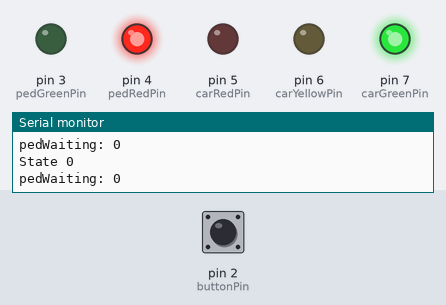
Recording of a sketch running on a simulated Arduino Uno, built with avr-gcc and run on an emulated ATmega328P. Shown: output pins drawn as LEDs (lit = HIGH), the last lines printed to the serial monitor. The test bench sets the inputs (shaded band); at power-on: pin 2 (buttonPin) HIGH.

Above: at 1.2 s.
1.3 s: pin 2 (buttonPin) pulsed LOW 2 times (0.12 s each, 0.3 s apart)
At 6.0 s:
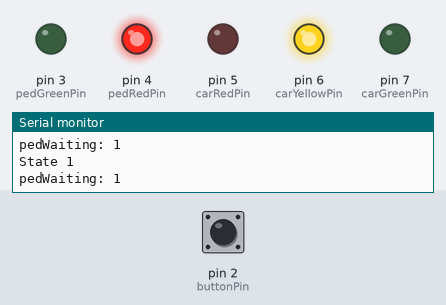
At 8.8 s:
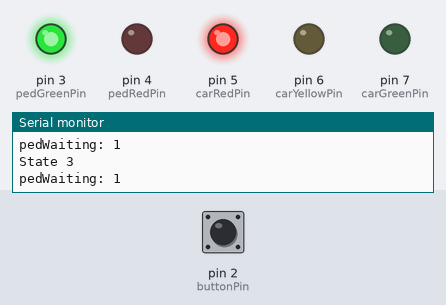
Timing chart, 0 to 16.6 s (numbered marks = the images above; inputs shaded):
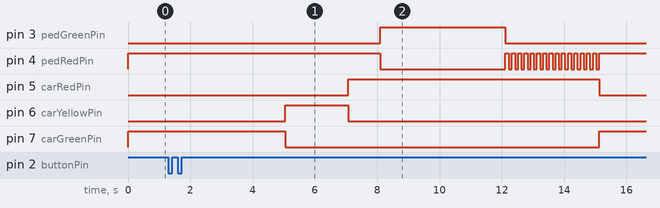

Measured:
- after the input at 1.3 s, pin 3 (pedGreenPin): LOW → HIGH after 6.8 s, → LOW 4.0 s later; pin 4 (pedRedPin): HIGH → LOW after 6.8 s, then repeats every 0.21 s: HIGH 0.11 s, LOW 0.10 s, until it stays HIGH from 15.1 s

The sketch:

lesson4_7_Semaphore.ino
```cpp
// Definimos os pinos que vamos usar
const int buttonPin = 2;
const int pedGreenPin = 3;
const int pedRedPin = 4;
const int carRedPin = 5;
const int carYellowPin = 6;
const int carGreenPin = 7;

// Esse vetor ajuda na hora de inicializar e testar os pinos
const int ledPins[] = {pedGreenPin, pedRedPin, carRedPin, carYellowPin, carGreenPin};

// Essa variável guarda o estado atual
int state = 0;

// Variáveis de temporização
const unsigned long t_state[] = {5000, 2000, 1000, 4000, 3000};
unsigned long t_init;

// Variável para animação Blink
const unsigned long t_blink = 100;

// Variável para sinalizar quando há um pedestre esperando
boolean pedWaiting = false;

void setup()
{
  // Pino do botão definido como INPUT_PULLUP
  // Assim, usamos o resistor de pull-up interno e poupamos um resistor!
  pinMode(buttonPin, INPUT_PULLUP);

  // Pinos dos LEDs definidos como OUTPUT
  // Usamos o vetor ledPins e o for para não termos que nos repetir
  for(int i = 0; i < 5; i++)
    pinMode(ledPins[i], OUTPUT);

  // Vamos usar a porta Serial para ver se estamos trocando de estado
  Serial.begin(9600);

  // Vamos ligar a interrupção externa no pino do botão, para a contagem mudar imediatamente
  // O parâmetro 0 representa o número da interrupção
  // O parâmetro buttonPressed é o nome da função que é chamada quando ocorre a interrupção
  // O parâmetro FALLING significa que a interrupção ocorre na borda de descida do pino de HIGH para LOW
  // Mais infos: http://arduino.cc/en/Reference/AttachInterrupt
  //attachInterrupt(0, buttonPressed, FALLING);
  attachInterrupt(0, debounceButtonPressed, FALLING);

  // Guardamos a contagem atual: temporização começa agora!
  t_init = millis();
}

void loop()
{
  // Aqui mostramos se há um pedestre esperando
  Serial.print("pedWaiting: ");
  Serial.println(pedWaiting);

  // Esse switch/case permite que o comportamento mude, de acordo com o estado atual
  switch(state)
  {
    case 0:
      state_0();
      break;
    case 1:
      state_1();
      break;
    case 2:
      state_2();
      break;
    case 3:
      state_3();
      break;
    case 4:
      state_4();
      break;
    default:
      state_unknown();
      break;
  }
}

// Funções que dizem o que acontece em cada estado
void state_0()
{
  Serial.println("State 0");

  // Saída
  carGreen();
  pedRed();

  // Transição de Estado
  if(isStateTimeOver(0) && pedWaiting)
  {
    state = 1;
    t_init = millis();
  }
}

void state_1()
{
  Serial.println("State 1");

  // Saída
  carYellow();
  pedRed();

  // Transição de Estado
  if(isStateTimeOver(1))
  {
    state = 2;
    t_init = millis();
  }
}

void state_2()
{
  Serial.println("State 2");

  // Saída
  carRed();
  pedRed();

  // Transição de Estado
  if(isStateTimeOver(2))
  {
    state = 3;
    t_init = millis();
  }
}

void state_3()
{
  Serial.println("State 3");

  // Saída
  carRed();
  pedGreen();

  // Transição de Estado
  if(isStateTimeOver(3))
  {
    state = 4;
    t_init = millis();
  }
}

void state_4()
{
  Serial.println("State 4");

  // Saída
  carRed();
  pedRed();

  // Animação Blink
  while(!isStateTimeOver(4))
  {
    Serial.println("Blinking...");
    delay(t_blink);
    digitalWrite(pedRedPin,LOW);
    delay(t_blink);
    digitalWrite(pedRedPin,HIGH);
  }

  // Transição de Estado
  state = 0;
  t_init = millis();
  pedWaiting = false;
}

void state_unknown()
{
  Serial.println("Unknown state!");
}

// Funções auxiliares para controlar as luzes
void carGreen()
{
  digitalWrite(carGreenPin, HIGH);
  digitalWrite(carYellowPin, LOW);
  digitalWrite(carRedPin, LOW);
}

void carYellow()
{
  digitalWrite(carGreenPin, LOW);
  digitalWrite(carYellowPin, HIGH);
  digitalWrite(carRedPin, LOW);
}

void carRed()
{
  digitalWrite(carGreenPin, LOW);
  digitalWrite(carYellowPin, LOW);
  digitalWrite(carRedPin, HIGH);
}

void pedGreen()
{
  digitalWrite(pedGreenPin, HIGH);
  digitalWrite(pedRedPin, LOW);
}

void pedRed()
{
  digitalWrite(pedGreenPin, LOW);
  digitalWrite(pedRedPin, HIGH);
}

// Função executada quando ocorre a interrupção do botão
void buttonPressed()
{
  pedWaiting = true;
}

void debounceButtonPressed()
{
  static unsigned long debouncing_time = 100;
  static unsigned long last_millis = millis();

  if((millis() - last_millis) >= debouncing_time)
  {
    buttonPressed();
    last_millis = millis();
  }
}

// Função que diz se tempo para cada estado terminou
boolean isStateTimeOver(int state)
{
  unsigned long t = millis();

  if(t-t_init > t_state[state])
  {
    return true;
  }
  else
    return false;
}
```
